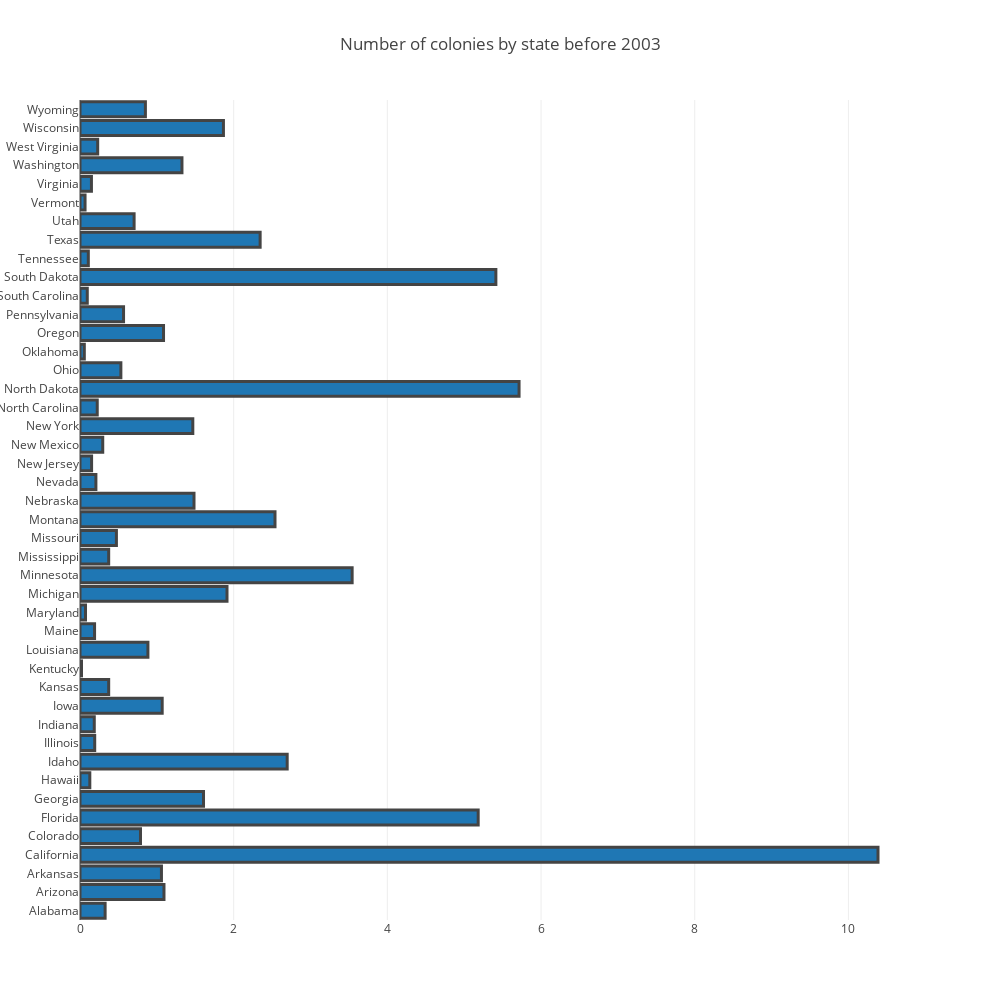

This figure's notebook cell:
### Markdown cell above
# Let's look at the number of colonies by state

### Code cell
df_summed = df_pre_2003.groupby(['StateName']) ['numcol'].sum().reset_index()
trace1 = go.Bar(
    y=df_summed.StateName,
    x=df_summed.numcol,
    name='SF Zoo',
    orientation = 'h',
    marker = dict(
        line = dict(
             colorscale = [[0, 'rgb(166,206,227)'], [0.25, 'rgb(31,120,180)'], [0.45, 'rgb(178,223,138)'], 
                      [0.65, 'rgb(51,160,44)'], [0.85, 'rgb(251,154,153)'], [1, 'rgb(227,26,28)']],
            width = 3)
    )
)
data = [trace1]
layout = go.Layout(
    title='Number of colonies by state before 2003',
    barmode='stack',
    autosize=False,
    width=1000,
    height=1000
)

fig = go.Figure(data=data, layout=layout)
iplot(fig, filename='marker-h-bar')

### Figure 1 — Plotly figure (JSON) as saved in the notebook; plotly's stock layout.template omitted (floating-point values rounded to 4 significant figures)
{"data": [{"marker": {"line": {"colorscale": [[0, "rgb(166,206,227)"], [0.25, "rgb(31,120,180)"], [0.45, "rgb(178,223,138)"], [0.65, "rgb(51,160,44)"], [0.85, "rgb(251,154,153)"], [1, "rgb(227,26,28)"]], "width": 3}}, "name": "SF Zoo", "orientation": "h", "type": "bar", "uid": "6971b2a4-cfc1-11e8-a7d9-d05099a30b15", "x": [0.3269, 1.093, 1.06, 10.38, 0.7872, 5.182, 1.607, 0.1277, 2.696, 0.1915, 0.1857, 1.07, 0.3733, 0.01934, 0.8839, 0.1896, 0.07157, 1.913, 3.542, 0.3733, 0.4739, 2.538, 1.484, 0.207, 0.1509, 0.2959, 1.468, 0.2244, 5.714, 0.5319, 0.05609, 1.087, 0.5667, 0.09478, 5.412, 0.1083, 2.344, 0.7041, 0.06576, 0.1489, 1.327, 0.2302, 1.867, 0.8511], "y": ["Alabama", "Arizona", "Arkansas", "California", "Colorado", "Florida", "Georgia", "Hawaii", "Idaho", "Illinois", "Indiana", "Iowa", "Kansas", "Kentucky", "Louisiana", "Maine", "Maryland", "Michigan", "Minnesota", "Mississippi", "Missouri", "Montana", "Nebraska", "Nevada", "New Jersey", "New Mexico", "New York", "North Carolina", "North Dakota", "Ohio", "Oklahoma", "Oregon", "Pennsylvania", "South Carolina", "South Dakota", "Tennessee", "Texas", "Utah", "Vermont", "Virginia", "Washington", "West Virginia", "Wisconsin", "Wyoming"]}], "layout": {"autosize": false, "barmode": "stack", "height": 1000, "title": "Number of colonies by state before 2003", "width": 1000}}
